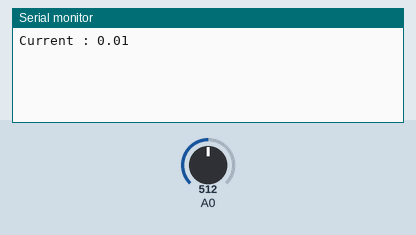
This sketch was run on a simulated Arduino Uno, built with avr-gcc and run on an emulated ATmega328P. Shown: the last lines printed to the serial monitor. Inputs (shaded band) come from the test bench; at power-on: A0 = 512.

Above: at 2.3 s.
2.4 s: A0 set to 716
At 3.5 s:
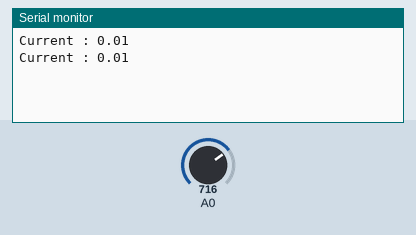
4.5 s: A0 set to 900
At 6.7 s:
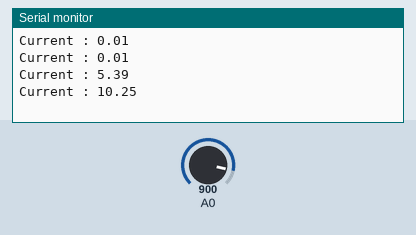
Timing chart, 0 to 8.2 s (numbered marks = the images above; inputs shaded):
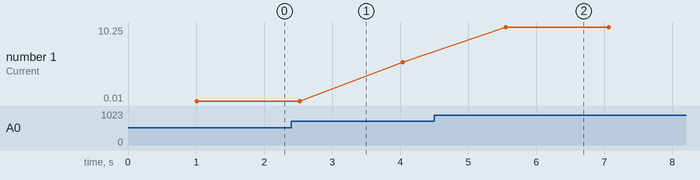

Measured:
- after the input at 4.5 s, the serial monitor: prints a new line after 1.0 s (image 2)
- plotted number 1: 0.01 → 5.39 after the input at 2.4 s, 5.39 → 10.25 after the input at 4.5 s

The sketch:

currentSensor.ino
```cpp
void setup() {
  Serial.begin(9600);
}

void loop() {
  int aDC = analogRead(A0);
  float average = 0;

  for (int i = 0; i < 1000; i++)
  {
    average = average + (0.0264 * aDC - 13.51) / 1000;
    delay(1);
  }

//  float voltage = (aDC / 1023.0) * 5;
//  float current = (voltage - 2.5) / 0.066; // for 30A max type

  Serial.print("Current : ");
  Serial.println(average);
  delay(500);
}
```
